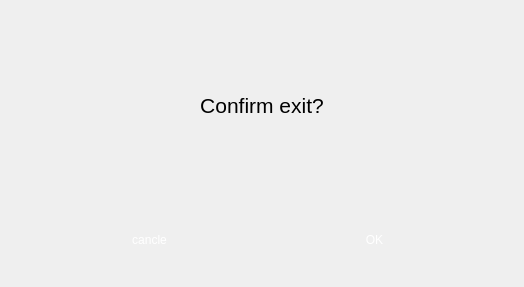
<?xml version="1.0" encoding="UTF-8"?>
<ui version="4.0">
 <class>CMessageBox</class>
 <widget class="QDialog" name="CMessageBox">
  <property name="geometry">
   <rect>
    <x>0</x>
    <y>0</y>
    <width>524</width>
    <height>287</height>
   </rect>
  </property>
  <property name="windowTitle">
   <string>IPC</string>
  </property>
  <layout class="QVBoxLayout" name="verticalLayout">
   <property name="spacing">
    <number>14</number>
   </property>
   <property name="topMargin">
    <number>11</number>
   </property>
   <item>
    <widget class="QLabel" name="label_message">
     <property name="styleSheet">
      <string notr="true">font: 16pt ;</string>
     </property>
     <property name="text">
      <string>Confirm exit?</string>
     </property>
     <property name="alignment">
      <set>Qt::AlignCenter</set>
     </property>
     <property name="wordWrap">
      <bool>true</bool>
     </property>
    </widget>
   </item>
   <item>
    <widget class="QWidget" name="widget" native="true">
     <property name="minimumSize">
      <size>
       <width>0</width>
       <height>63</height>
      </size>
     </property>
     <property name="maximumSize">
      <size>
       <width>16777215</width>
       <height>63</height>
      </size>
     </property>
     <property name="layoutDirection">
      <enum>Qt::LeftToRight</enum>
     </property>
     <property name="inputMethodHints">
      <set>Qt::ImhNone</set>
     </property>
     <layout class="QHBoxLayout" name="horizontalLayout">
      <property name="spacing">
       <number>20</number>
      </property>
      <property name="topMargin">
       <number>0</number>
      </property>
      <item>
       <spacer name="horizontalSpacer">
        <property name="orientation">
         <enum>Qt::Horizontal</enum>
        </property>
        <property name="sizeHint" stdset="0">
         <size>
          <width>40</width>
          <height>20</height>
         </size>
        </property>
       </spacer>
      </item>
      <item>
       <widget class="QPushButton" name="pushButton__cancle">
        <property name="minimumSize">
         <size>
          <width>205</width>
          <height>44</height>
         </size>
        </property>
        <property name="maximumSize">
         <size>
          <width>205</width>
          <height>44</height>
         </size>
        </property>
        <property name="focusPolicy">
         <enum>Qt::NoFocus</enum>
        </property>
        <property name="styleSheet">
         <string notr="true">border:none;color: rgb(255, 255, 255);
background-image: url(:/res/png/buttons/205_44.png);</string>
        </property>
        <property name="text">
         <string>cancle</string>
        </property>
       </widget>
      </item>
      <item>
       <widget class="QPushButton" name="pushButton_ok">
        <property name="minimumSize">
         <size>
          <width>205</width>
          <height>44</height>
         </size>
        </property>
        <property name="maximumSize">
         <size>
          <width>205</width>
          <height>44</height>
         </size>
        </property>
        <property name="focusPolicy">
         <enum>Qt::NoFocus</enum>
        </property>
        <property name="styleSheet">
         <string notr="true">border:none;color: rgb(255, 255, 255);
background-image: url(:/res/png/buttons/205_44.png);</string>
        </property>
        <property name="text">
         <string>OK</string>
        </property>
       </widget>
      </item>
      <item>
       <spacer name="horizontalSpacer_2">
        <property name="orientation">
         <enum>Qt::Horizontal</enum>
        </property>
        <property name="sizeHint" stdset="0">
         <size>
          <width>40</width>
          <height>20</height>
         </size>
        </property>
       </spacer>
      </item>
     </layout>
    </widget>
   </item>
  </layout>
 </widget>
 <resources/>
 <connections/>
</ui>
